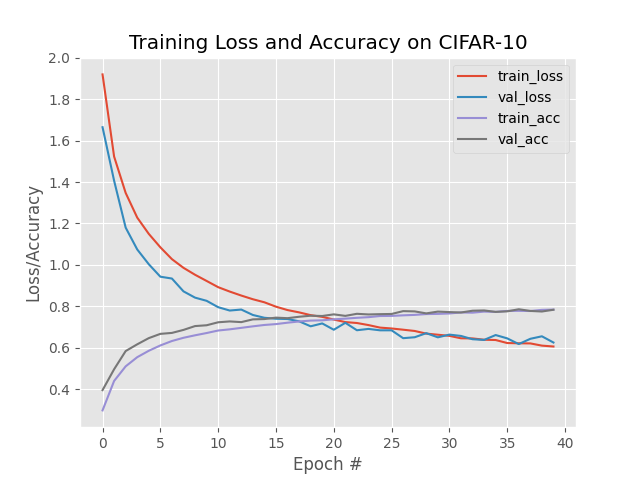
#> input picture cifar10_minivggnet_without_bn.png, 640 x 480 px
$ python knn.py --dataset .
#> lines starting #> are read from the running program, lines starting #| are printed output that depends on the picture
### datasetloader.py
import cv2
import os
import numpy as np

class SimpleDatasetLoader:

    def __init__(self, preprocessors = []):
        self.preprocessors = preprocessors

    def load(self, imagePaths, verbose=-1):
#> called with verbose = 500
        data = []
        labels = []

        for (i, imagePath) in enumerate(imagePaths):
            image = cv2.imread(imagePath)
#> image is the input picture: shape (480, 640, 3); mean B, G, R 236.3, 236, 236.2
            label = imagePath.split(os.path.sep)[-2]

            for p in self.preprocessors:
                image = p.preprocess(image)
#> this loop made 1 pass
#> pass 1, in load, `image = p.preprocess(image)`:
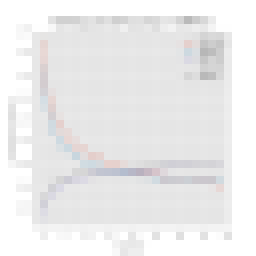
#> image: shape (32, 32, 3) (shown 8 times larger); mean B, G, R 236.3, 235.9, 236.2

            data.append(image)
            labels.append(label)
#> pass 2 of the loop in load, `for (i, imagePath) in enumerate(imagePaths):`:
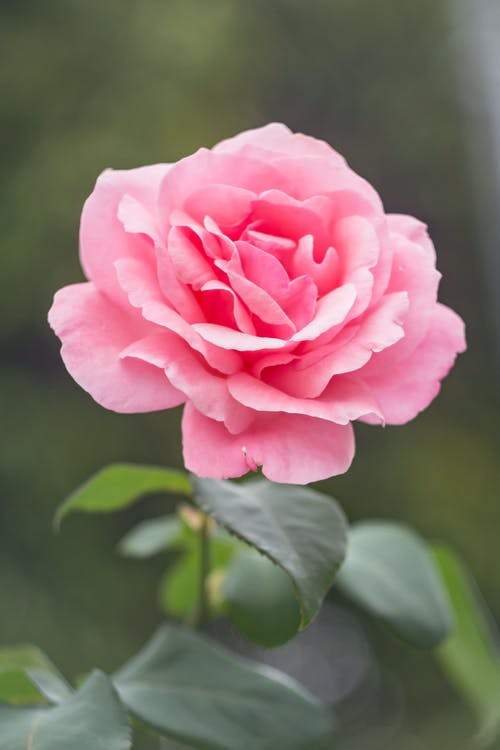
#> input picture flower.jpeg, 500 x 750 px
#> in load, image is the input picture: shape (750, 500, 3); mean B, G, R 101.7, 108.5, 129.5
#> the loop in load, `for p in self.preprocessors:` made 1 pass
#> pass 1, in load, `image = p.preprocess(image)`:
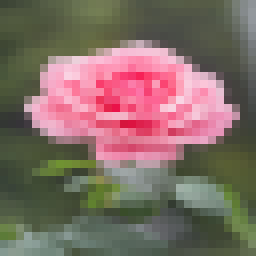
#> image: shape (32, 32, 3) (shown 8 times larger); mean B, G, R 101.7, 108.5, 129.5
#> pass 3 of the loop in load, `for (i, imagePath) in enumerate(imagePaths):`:
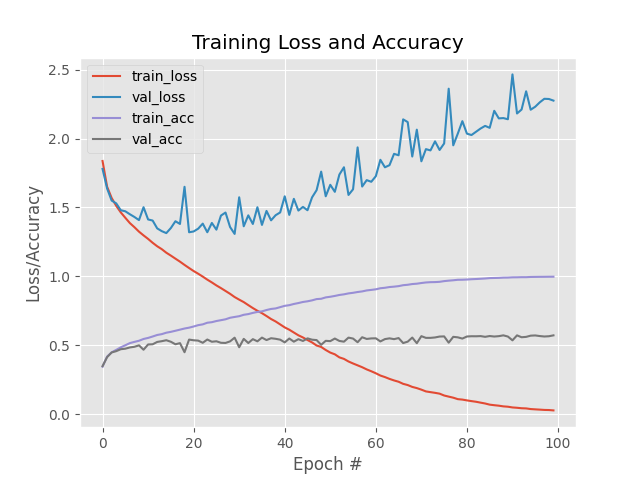
#> input picture keras_cifar10.png, 640 x 480 px
#> in load, image is the input picture: shape (480, 640, 3); mean B, G, R 236.4, 235.8, 235.6
#> the loop in load, `for p in self.preprocessors:` made 1 pass
#> pass 1, in load, `image = p.preprocess(image)`:
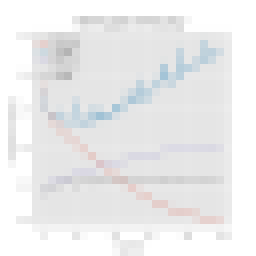
#> image: shape (32, 32, 3) (shown 8 times larger); mean B, G, R 236.4, 235.8, 235.6
#> the loop made 5 passes; the first 3 are shown

        if verbose > 0 and i > 0 and (i + 1) % verbose == 0:
            print("[INFO] loading and preprocessing {} / {}".format(i + 1, len(imagePaths)))

        return (np.array(data), np.array(labels))

### preprocessor.py
import cv2

class SimplePreprocessor:
    def __init__(self, height, width, inter=cv2.INTER_AREA):
        self.height = height
        self.width = width
        self.inter = inter

    def preprocess(self, image):
        return cv2.resize(image, (self.width, self.height), interpolation=self.inter)

### knn.py
from sklearn.neighbors import KNeighborsClassifier
from sklearn.preprocessing import LabelEncoder
from sklearn.model_selection import train_test_split
from sklearn.metrics import classification_report
from preprocessor import SimplePreprocessor
from datasetloader import SimpleDatasetLoader
from imutils import paths
import argparse
import numpy as np
import cv2
import os

ap = argparse.ArgumentParser()
ap.add_argument("-d", "--dataset", required=True, help="path to the input dataset")
ap.add_argument("-k", "--neighbors", type=int, default=3, help="no of neighbors")
ap.add_argument("-j", "--jobs", type=int, default=-1, help="no of jobs for knn distance")
args = vars(ap.parse_args())

imagePaths = list(paths.list_images(args["dataset"]))

sp = SimplePreprocessor(32, 32)
sdl = SimpleDatasetLoader(preprocessors = [sp])
data, labels = sdl.load(imagePaths, verbose=500)

data = data.reshape((data.shape[0], 32*32*3))

le = LabelEncoder()
labels = le.fit_transform(labels)

(X_train, X_test, y_train, y_test) = train_test_split(data, labels, test_size=0.25)

print("[INFO] training model...")
model = KNeighborsClassifier(n_neighbors=args["neighbors"], n_jobs=args["jobs"])
model.fit(X_train, y_train)
print(classification_report(y_test, model.predict(X_test), target_names=le.classes_))
